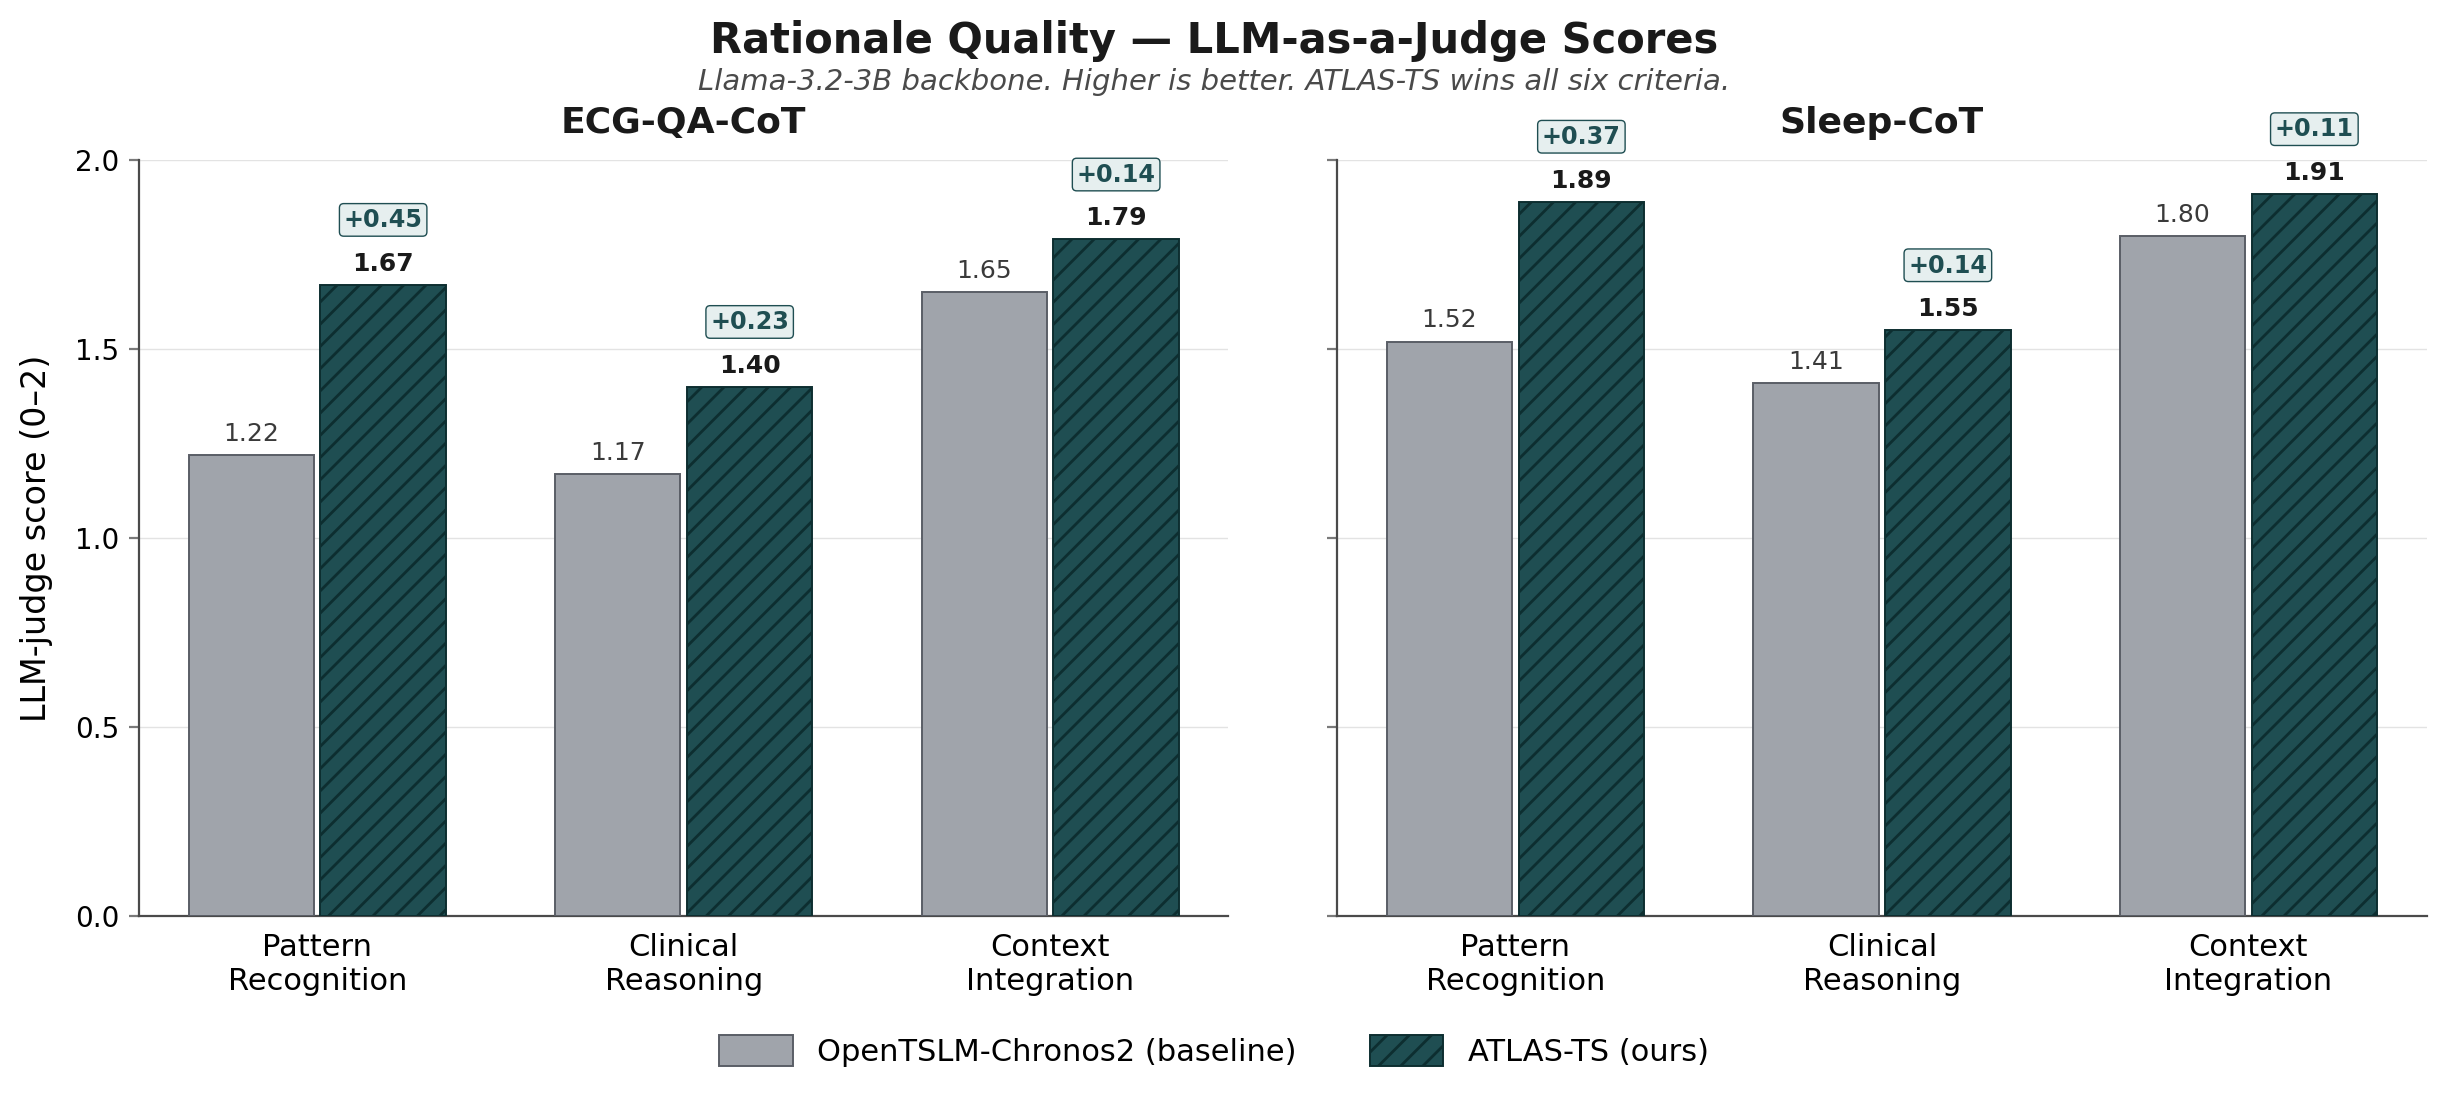

Write Python code to recreate this figure.
"""
Figure 6 — Rationale Quality: LLM-as-a-Judge Scores.

Grouped bar chart of paper Table 2: 0-2 LLM-judge scores on three clinically
anchored criteria (pattern recognition, clinical reasoning, and context
integration) for ECG-QA-CoT and Sleep-CoT, comparing OpenTSLM-Chronos2 vs
ATLAS-TS (both on Llama-3.2-3B backbone). ATLAS-TS wins all six criteria.

Values are pulled verbatim from Table 2 of paper.tex.
"""

import matplotlib.pyplot as plt
import numpy as np
from matplotlib.patches import Patch

# ---------------------------------------------------------------------------
# Data (Table 2 — 0-2 LLM-judge scores)
# ---------------------------------------------------------------------------
criteria = ["Pattern\nRecognition", "Clinical\nReasoning", "Context\nIntegration"]

# {dataset: {model: [Patt, Reas, Ctx]}}
data = {
    "ECG-QA-CoT": {
        "OpenTSLM-Chronos2": [1.22, 1.17, 1.65],
        "ATLAS-TS (ours)":   [1.67, 1.40, 1.79],
    },
    "Sleep-CoT": {
        "OpenTSLM-Chronos2": [1.52, 1.41, 1.80],
        "ATLAS-TS (ours)":   [1.89, 1.55, 1.91],
    },
}

# ---------------------------------------------------------------------------
# Style (consistent with fig_004 — dark teal accent for ATLAS-TS)
# ---------------------------------------------------------------------------
plt.rcParams.update({
    "font.family": "sans-serif",
    "font.sans-serif": ["Helvetica", "Arial", "DejaVu Sans"],
    "font.size": 11,
    "axes.spines.top": False,
    "axes.spines.right": False,
    "axes.edgecolor": "#4a4a4a",
    "axes.linewidth": 0.8,
})

COLOR_BASELINE = "#a0a4ab"   # muted grey
EDGE_BASELINE  = "#5a5e66"
COLOR_OURS     = "#1f4e52"   # dark teal (same accent as fig_004)
EDGE_OURS      = "#0d2e30"
HATCH_OURS     = "///"

# ---------------------------------------------------------------------------
# Figure
# ---------------------------------------------------------------------------
fig, axes = plt.subplots(1, 2, figsize=(12.5, 5.4), sharey=True)

n_crit = len(criteria)
group_width = 0.72
bar_width = group_width / 2          # two models per group
x = np.arange(n_crit)

for ax, (dataset, scores) in zip(axes, data.items()):
    baseline_vals = scores["OpenTSLM-Chronos2"]
    ours_vals     = scores["ATLAS-TS (ours)"]

    # Baseline bars (left)
    b1 = ax.bar(
        x - bar_width / 2,
        baseline_vals,
        width=bar_width * 0.95,
        color=COLOR_BASELINE,
        edgecolor=EDGE_BASELINE,
        linewidth=0.7,
        label="OpenTSLM-Chronos2",
        zorder=3,
    )
    # ATLAS-TS bars (right)
    b2 = ax.bar(
        x + bar_width / 2,
        ours_vals,
        width=bar_width * 0.95,
        color=COLOR_OURS,
        edgecolor=EDGE_OURS,
        linewidth=0.7,
        hatch=HATCH_OURS,
        label="ATLAS-TS (ours)",
        zorder=3,
    )

    # Numeric labels on baseline bars
    for bar, val in zip(b1, baseline_vals):
        ax.text(
            bar.get_x() + bar.get_width() / 2,
            val + 0.025,
            f"{val:.2f}",
            ha="center",
            va="bottom",
            fontsize=9.0,
            color="#3a3a3a",
            zorder=4,
        )

    # Numeric labels + delta annotation on ATLAS-TS bars
    for bar, val, base in zip(b2, ours_vals, baseline_vals):
        delta = val - base
        ax.text(
            bar.get_x() + bar.get_width() / 2,
            val + 0.025,
            f"{val:.2f}",
            ha="center",
            va="bottom",
            fontsize=9.0,
            color="#1a1a1a",
            fontweight="bold",
            zorder=4,
        )
        # Delta tag, placed just above the value
        ax.text(
            bar.get_x() + bar.get_width() / 2,
            val + 0.14,
            f"+{delta:.2f}",
            ha="center",
            va="bottom",
            fontsize=8.6,
            color=COLOR_OURS,
            fontweight="bold",
            zorder=4,
            bbox=dict(
                boxstyle="round,pad=0.18",
                facecolor="#e6efef",
                edgecolor=COLOR_OURS,
                linewidth=0.5,
            ),
        )

    # Axes formatting per panel
    ax.set_ylim(0, 2.0)
    ax.set_yticks(np.arange(0, 2.01, 0.5))
    ax.set_xticks(x)
    ax.set_xticklabels(criteria, fontsize=11)
    ax.tick_params(axis="x", length=0, pad=6)
    ax.tick_params(axis="y", labelsize=10, color="#7a7a7a")

    # Light horizontal gridlines
    ax.yaxis.grid(True, linestyle="-", linewidth=0.5, color="#e3e3e3", zorder=0)
    ax.set_axisbelow(True)

    # Panel title
    ax.set_title(
        dataset,
        fontsize=13,
        fontweight="bold",
        pad=10,
        color="#1a1a1a",
    )

# Shared y-axis label
axes[0].set_ylabel("LLM-judge score (0–2)", fontsize=12, labelpad=8)

# Figure-level title
fig.suptitle(
    "Rationale Quality — LLM-as-a-Judge Scores",
    fontsize=15,
    fontweight="bold",
    y=0.99,
    color="#1a1a1a",
)

# Subtitle (clarifies the comparison)
fig.text(
    0.5, 0.925,
    "Llama-3.2-3B backbone. Higher is better. ATLAS-TS wins all six criteria.",
    ha="center",
    fontsize=10.5,
    color="#4a4a4a",
    style="italic",
)

# Shared legend at the bottom
legend_handles = [
    Patch(facecolor=COLOR_BASELINE, edgecolor=EDGE_BASELINE,
          linewidth=0.7, label="OpenTSLM-Chronos2 (baseline)"),
    Patch(facecolor=COLOR_OURS, edgecolor=EDGE_OURS,
          hatch=HATCH_OURS, linewidth=0.7, label="ATLAS-TS (ours)"),
]
fig.legend(
    handles=legend_handles,
    loc="lower center",
    bbox_to_anchor=(0.5, -0.005),
    ncol=2,
    frameon=False,
    fontsize=11,
    handlelength=2.4,
    handleheight=1.2,
    columnspacing=2.4,
)

plt.subplots_adjust(left=0.07, right=0.985, top=0.86, bottom=0.16, wspace=0.10)

# ---------------------------------------------------------------------------
# Save
# ---------------------------------------------------------------------------
out_path = "/home/wangni/notion-figures/atlas-ts-agentic-tool-use-with-language-models-for-the-analy/fig_006.png"
plt.savefig(out_path, dpi=200, bbox_inches="tight", facecolor="white")
plt.close(fig)
print(f"Saved figure to {out_path}")
